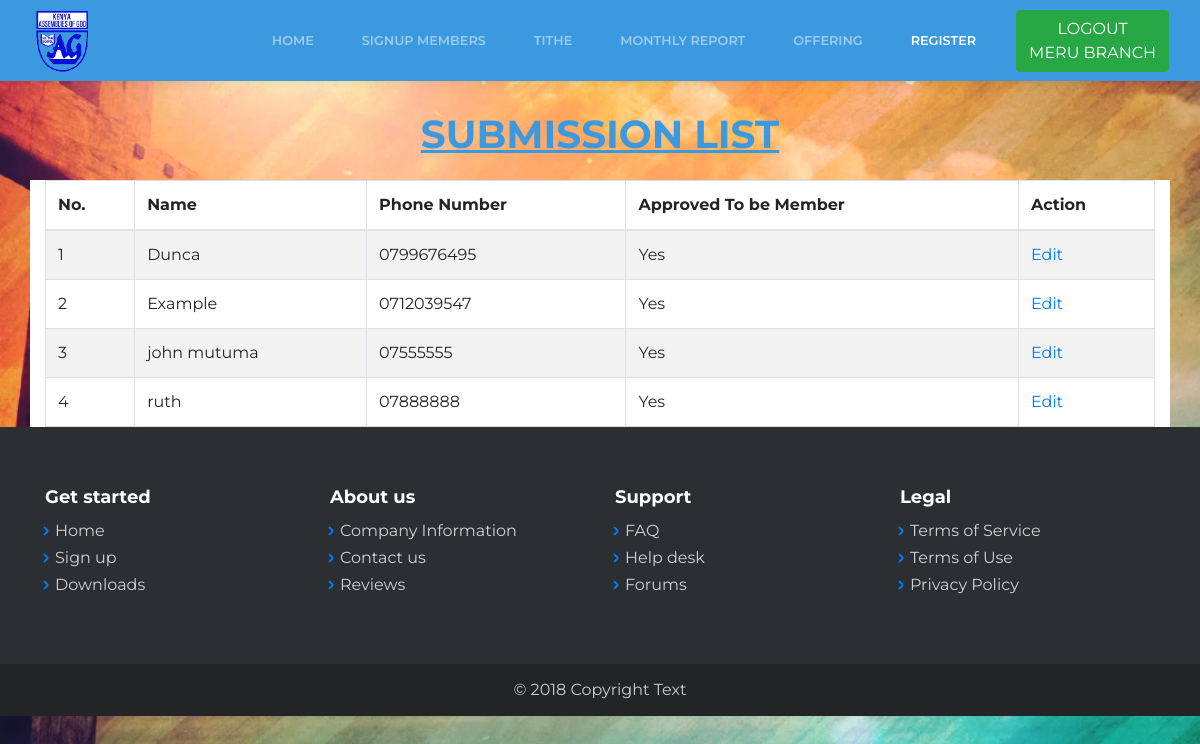
Page /admin/registration.php (signed in) on the committed database.
### tables this page shows
CREATE TABLE `form` (
  `id` int(11) NOT NULL,
  `datesubmit` varchar(128) NOT NULL,
  `username` varchar(128) NOT NULL,
  `phone` varchar(128) NOT NULL,
  `address` varchar(128) NOT NULL,
  `plot` varchar(128) NOT NULL,
  `housenumber` varchar(128) NOT NULL,
  `datesaved` varchar(128) NOT NULL,
  `water` varchar(128) NOT NULL,
  `holyspirit` varchar(128) NOT NULL,
  `baptized` varchar(128) NOT NULL,
  `tithe` varchar(128) NOT NULL,
  `teachings` varchar(128) NOT NULL,
  `attend` varchar(128) NOT NULL,
  `participate` varchar(128) NOT NULL,
  `cell` varchar(128) NOT NULL,
  `support` varchar(128) NOT NULL,
  `mission` varchar(128) NOT NULL,
  `mobilize` varchar(128) NOT NULL,
  `datewater` varchar(128) NOT NULL,
  `approved` varchar(128) NOT NULL
);

### admin/registration.php (the view, shortened to what this page needs)
<?php
include 'include/db.php';
include 'include/header.php';
$sql = "SELECT * FROM form order by username";
$result1 = $db->query($sql);
?>
            <div
                class="collapse navbar-collapse" id="navcol-1" style="background-color:#3b99e0;width:328px;margin:0;">
                <ul class="nav navbar-nav ml-auto">
                    <li class="nav-item" role="presentation"><a class="nav-link" href="index.php">Home</a></li>
                    <li class="nav-item" role="presentation"><a class="nav-link" href="signup.php">SIGNUP MEMBERS</a></li>
                    <li class="nav-item" role="presentation" ><a class="nav-link" href="tithe.php">Tithe </a></li>
                     <li class="nav-item" role="presentation" ><a class="nav-link" href="report.php">Monthly Report </a></li>
                    <li class="nav-item" role="presentation"><a class="nav-link" href="offering.php">Offering </a></li>
                    <li class="nav-item" role="presentation"><a class="nav-link active" href="registration.php">Register</a></li>
                </ul>
        <button type="button" class="btn btn-success" data-toggle="modal" data-target="#exampleModal">
              LOGOUT<br>  <?php echo strtoupper($_SESSION['name']); ?> BRANCH
            </button>
                </div>
        </div>
    </nav>
    <main class="page landing-page">
    </main>
    <main class="page registration-page">
        <section class="clean-block clean-form dark" style="height:92px;background-color:rgba(255,255,255,0);">
            <div class="container">
                <div class="block-heading">
                    <h2 class="text-info" style="height:40px;padding:-23px;margin:-49px;color:rgb(255,255,255);font-size:39px;"><strong><span style="text-decoration: underline;">SUBMISSION LIST</span></strong></h2>
                </div>
            </div>
        </section>
    </main>
    <div data-aos="fade">
        <div class="container">
            <div class="row" style="background-color:#ffffff;">
                <div class="col-md-12">
                    <table id="example" class="table table-striped table-bordered" cellspacing="0" width="100%">
  <thead>
      <th>No.</th>
      <th>Name</th>
      <th>Phone Number</th>
      <th>Approved To be Member</th>
      <th>Action</th>
    </thead>
<tbody>
  <?php
  $i=1;
   while($mbers = mysqli_fetch_assoc($result1)) : ?>
          <tr>
             <td> <?php
                echo $i;
                $i++;
                   ?>
             </td>
             <td><?php echo $mbers['username']; ?></td>
            <td><?php echo $mbers['phone']; ?></td>
            <td><?php echo $mbers['approved']; ?></td>
            <td>
            <a href="vieweach.php?edit=<?php echo $mbers['id']; ?>" onclick="return confirm('Edit Details of selected Member?')">Edit</a>
          </td>
          </tr>
  <?php endwhile; ?>
</tbody>
</table>
</div>
            </div>
        </div>
    </div>
    <?php
        include 'include/footer.php';
    ?>

### admin/assets/css/Data-Table-1.css (style rules this page uses)
#example { margin-bottom:0; }

### admin/assets/css/Data-Table.css (style rules this page uses)
#example { background-color:white; margin-bottom:0; }

### rows in the picture
form: username "Dunca", phone "0799676495", approved "Yes"
form: username "Example", phone "0712039547", approved "Yes"
form: username "john mutuma", phone "07555555", approved "Yes"
form: username "ruth", phone "07888888", approved "Yes"

### other values in the picture
$_SESSION['name'] "MERU"
